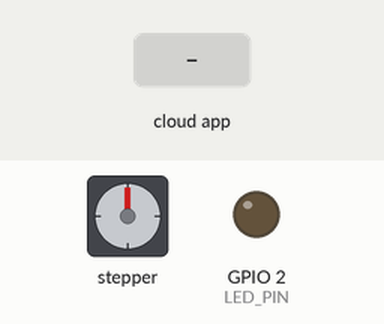
This sketch was run on a simulated ESP32. Shown: stepper motor, output pins drawn as LEDs (lit = HIGH). The test bench sets the inputs (shaded band). The ROS host is connected and sends only what is stated; stepper angles assume 2048 steps per turn.

Above: at 3.2 s.
3.3 s: the phone or cloud app sets stepper_angle to 1
At 6.1 s:
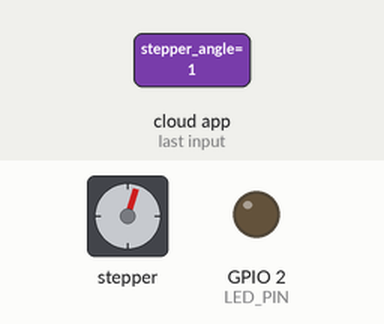
6.3 s: the phone or cloud app sets stepper_angle to 0
At 10.0 s:
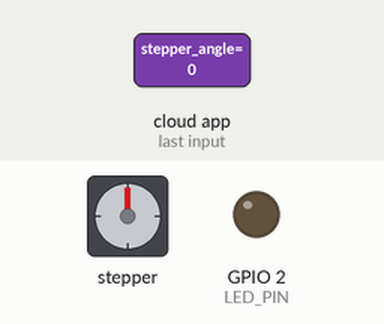
Timing chart, 0 to 11.5 s (numbered marks = the images above; inputs shaded):
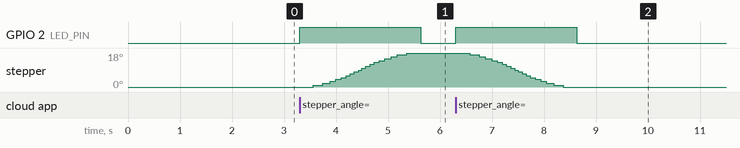

Measured:
- after the input at 3.3 s, GPIO 2 (LED_PIN): LOW → HIGH at once, → LOW 2.3 s later; stepper: turns 18° clockwise in 1.8 s, starting after 0.26 s
- after the input at 6.3 s, GPIO 2 (LED_PIN): LOW → HIGH at once, → LOW 2.3 s later; stepper: turns 18° counter-clockwise in 1.8 s, starting after 0.27 s

The sketch:

ROS_Stepper_Control.ino
```cpp
#include <micro_ros_arduino.h>

#include <stdio.h>
#include <rcl/rcl.h>
#include <rcl/error_handling.h>
#include <rclc/rclc.h>
#include <rclc/executor.h>

#include <std_msgs/msg/int32.h>
#include <AccelStepper.h>

// --- Configuration ---
// 4-pin direct control (for ULN2003 or similar drivers)
#define IN1_PIN 14         // GPIO pin for coil 1
#define IN2_PIN 15         // GPIO pin for coil 2
#define IN3_PIN 16         // GPIO pin for coil 3
#define IN4_PIN 17         // GPIO pin for coil 4
#define LED_PIN 2          // LED pin for status indication
//As per Half Step Mode Recommendation
#define STEPS_PER_REV 2048  // Steps per motor revolution (0.18° per step)
#define GEAR_RATIO 19      // Gear ratio (19:1 means 19 motor revs = 1 output rev)
#define MAX_SPEED 600     // Maximum speed in steps per second
#define ACCELERATION 60   // Acceleration in steps per second^2
#define ROS_TOPIC_NAME "stepper_angle"

// --- Global Stepper Object ---
// Use FULL4WIRE mode for 4-pin direct control (full step)
// Alternative: AccelStepper::HALF4WIRE for half-step mode (more steps, smoother)
AccelStepper stepper(AccelStepper::FULL4WIRE, IN1_PIN, IN3_PIN, IN2_PIN, IN4_PIN);

// --- Position Tracking ---
float current_position = 0.0;  // Current position in degrees
float steps_per_degree;        // Calculated steps per output degree

// --- Global ROS Objects ---
rcl_subscription_t subscriber;
std_msgs__msg__Int32 msg_in; // Message object to store incoming data
rclc_executor_t executor;
rclc_support_t support;
rcl_allocator_t allocator;
rcl_node_t node;

// --- Utility Macros ---
#define RCCHECK(fn) { rcl_ret_t temp_rc = fn; if((temp_rc != RCL_RET_OK)){error_loop();}}
#define RCSOFTCHECK(fn) { rcl_ret_t temp_rc = fn; if((temp_rc != RCL_RET_OK)){}}

// Function to handle critical errors (flashes LED rapidly)
void error_loop(){
  while(1){
    digitalWrite(LED_PIN, !digitalRead(LED_PIN));
    delay(100);
  }
}

// --- ROS Subscription Callback ---
void subscription_callback(const void * msgin)
{
  const std_msgs__msg__Int32 * msg = (const std_msgs__msg__Int32 *)msgin;
  int target_angle = msg->data;

  // Call existing move_to_angle function
  move_to_angle((float)target_angle);
}

// --- Function to calculate steps from angle delta ---
long calculate_steps(float angle_delta) {
  // Convert angle delta to steps
  // steps = angle_delta * (steps_per_rev * gear_ratio) / 360
  return (long)(angle_delta * steps_per_degree);
}

// --- Function to move stepper to target angle ---
void move_to_angle(float target_angle) {
  // Calculate angle delta
  float delta_angle = target_angle - current_position;

  // Calculate steps needed
  long steps = calculate_steps(delta_angle);

  // Move stepper
  if (steps != 0) {
    stepper.move(steps);

    // Flash LED to indicate movement starting
    digitalWrite(LED_PIN, HIGH);

    // Wait for movement to complete
    while (stepper.distanceToGo() != 0) {
      stepper.run();
    }

    // Update current position
    current_position = target_angle;

    // Turn off LED
    digitalWrite(LED_PIN, LOW);
  }
}

void setup() {
  // Configure LED pin
  pinMode(LED_PIN, OUTPUT);
  digitalWrite(LED_PIN, LOW);

  // Calculate steps per output degree
  // steps_per_degree = (steps_per_rev * gear_ratio) / 360
  steps_per_degree = (float)(STEPS_PER_REV * GEAR_RATIO) / 360.0;

  // Configure stepper
  stepper.setMaxSpeed(MAX_SPEED);
  stepper.setAcceleration(ACCELERATION);
  stepper.setCurrentPosition(0);  // Set current position to 0 steps

  // --- micro-ROS Setup ---
  delay(2000);  // Give time for initialization before starting micro-ROS connection
  set_microros_transports();
  allocator = rcl_get_default_allocator();

  // Create init_options
  RCCHECK(rclc_support_init(&support, 0, NULL, &allocator));

  // Create node
  RCCHECK(rclc_node_init_default(&node, "esp32_stepper_node", "", &support));

  // Create subscriber for the stepper angle topic
  RCCHECK(rclc_subscription_init_default(
    &subscriber,
    &node,
    ROSIDL_GET_MSG_TYPE_SUPPORT(std_msgs, msg, Int32),
    ROS_TOPIC_NAME));

  // Create executor and add the subscription callback
  RCCHECK(rclc_executor_init(&executor, &support.context, 1, &allocator));
  RCCHECK(rclc_executor_add_subscription(&executor, &subscriber, &msg_in, &subscription_callback, ON_NEW_DATA));
}

void loop() {
  // Spin ROS executor to check for incoming messages
  RCSOFTCHECK(rclc_executor_spin_some(&executor, RCL_MS_TO_NS(100)));

  // Run stepper (needed for movement execution)
  stepper.run();

  // Small delay to avoid busy looping
  delay(1);
}
```
